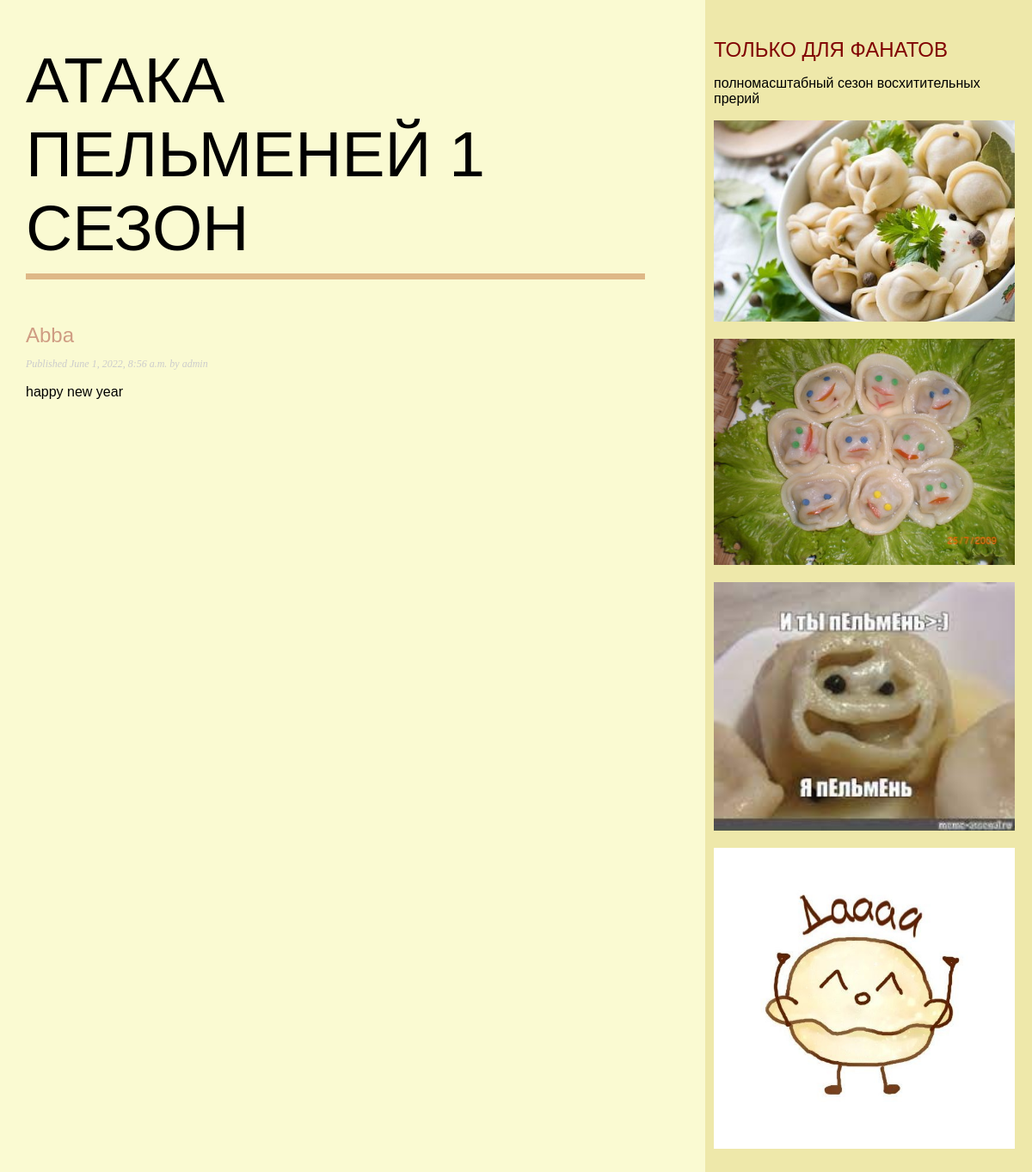
Page /blog/ on the earlier database version.
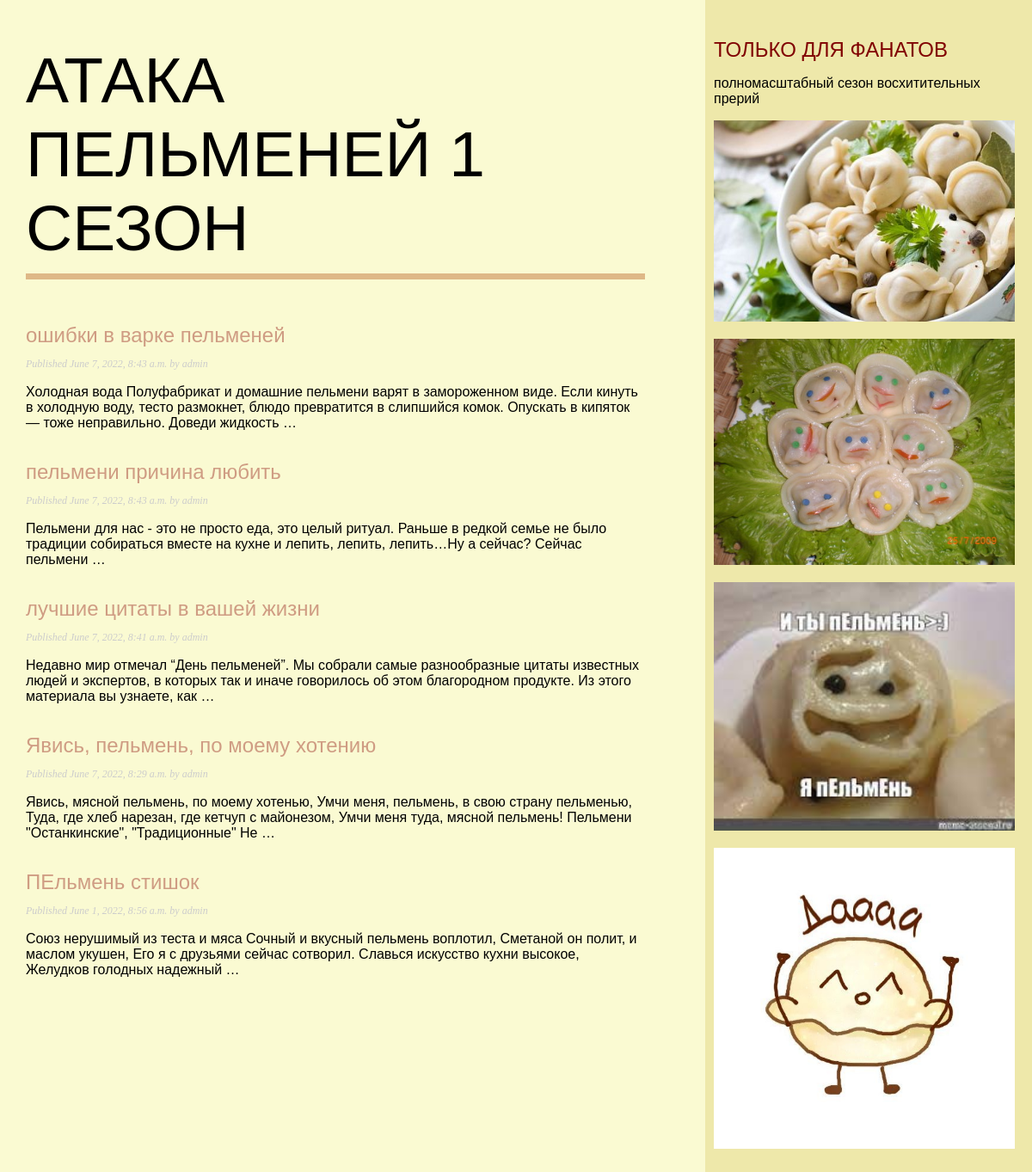
Same page on the later database version.
### blog/models.py (models this page shows, shortened)
class Post(models.Model):
    class Status(models.TextChoices):
        DRAFT = 'DF', 'Draft'
        PUBLISHED = 'PB', 'Published'
    title = models.CharField(max_length=250)
    slug = models.SlugField(max_length=250)
    author = models.ForeignKey(User,
    on_delete=models.CASCADE,
    related_name='blog_posts')
    body = models.TextField()
    publish = models.DateTimeField(default=timezone.now)
    created = models.DateTimeField(auto_now_add=True)
    updated = models.DateTimeField(auto_now=True)
    status = models.CharField(max_length=2,
    choices=Status.choices,
    default=Status.DRAFT)
    objects = models.Manager() # The default manager.
    published = PublishedManager() # Our custom manager.
    class Meta:
        ordering = ['-publish']
        indexes = [
        models.Index(fields=['-publish']),
    ]

### blog/views.py (the view)
# urls.py: path('', views.post_list, name='post_list'),
def post_list(request):
    posts = Post.published.all()
    return render(request, 'blog/post/list.html', {'posts': posts})

### blog/models.py (called while the page is built)
    def get_queryset(self):
        return super().get_queryset().filter(status=Post.Status.PUBLISHED)

### blog/templates/blog/post/list.html (shortened to what this page needs)
{% extends "blog/base.html" %}
{% block content %}
  <h1>АТАКА ПЕЛЬМЕНЕЙ 1 СЕЗОН</h1>
  {% for post in posts %}
    <h2>
      <a href="{% url 'blog:post_detail' post.id %}">
        {{ post.title }}
      </a>
    </h2>
    <p class="date">
      Published {{ post.publish }} by {{ post.author }}
    </p>
    {{ post.body|truncatewords:30|linebreaks }}
  {% endfor %}
{% endblock %}

Differences in the rows shown:
added Post: title "ошибки в варке пельменей", publish "June 7, 2022, 8:43 a.m.", author "admin", body "Холодная вода Полуфабрикат и домашние пельмени варят в замороженном виде. Если кинуть в холодную воду, тесто размокнет, блюдо превратится в слипшийся комок. Опускать в кипяток — тоже неправильно. Доведи жидкость …"
added Post: title "пельмени причина любить", publish "June 7, 2022, 8:43 a.m.", author "admin", body "Пельмени для нас - это не просто еда, это целый ритуал. Раньше в редкой семье не было традиции собираться вместе на кухне и лепить, лепить, лепить…Ну а сейчас? Сейчас пельмени …"
added Post: title "лучшие цитаты в вашей жизни", publish "June 7, 2022, 8:41 a.m.", author "admin", body "Недавно мир отмечал “День пельменей”. Мы собрали самые разнообразные цитаты известных людей и экспертов, в которых так и иначе говорилось об этом благородном продукте. Из этого материала вы узнаете, как …"
added Post: title "Явись, пельмень, по моему хотению", publish "June 7, 2022, 8:29 a.m.", author "admin", body "Явись, мясной пельмень, по моему хотенью, Умчи меня, пельмень, в свою страну пельменью, Туда, где хлеб нарезан, где кетчуп с майонезом, Умчи меня туда, мясной пельмень! Пельмени \"Останкинские\", \"Традиционные\" Не …"
changed Post: title "Abba" → "ПЕльмень стишок"; body "happy new year" → "Союз нерушимый из теста и мяса Сочный и вкусный пельмень воплотил, Сметаной он полит, и маслом укушен, Его я с друзьями сейчас сотворил. Славься искусство кухни высокое, Желудков голодных надежный …"
